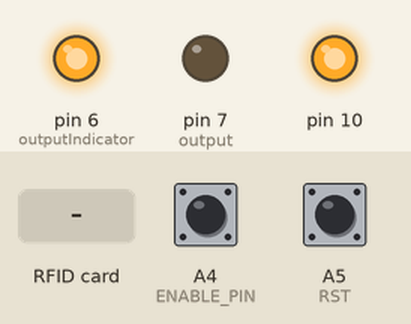
Recording of a sketch running on a simulated Arduino Uno, built with avr-gcc and run on an emulated ATmega328P. Shown: output pins drawn as LEDs (lit = HIGH). Inputs (shaded band) come from the test bench; at power-on: A4 (ENABLE_PIN) HIGH, A5 (RST) HIGH. EEPROM starts erased; what the sketch prints to the serial monitor is not drawn.

Above: at 1.2 s.
1.3 s: RFID card 5E 7A 19 C4 held to the reader
At 2.4 s:
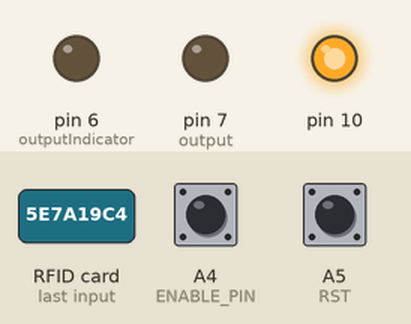
6.3 s: RFID card 5E 7A 19 C4 held to the reader
At 6.9 s:
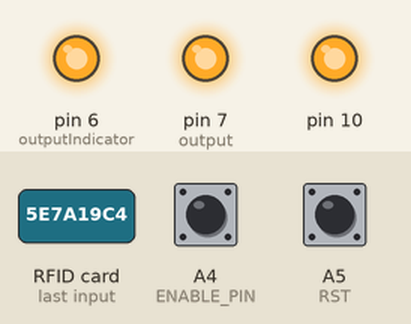
Timing chart, 0 to 9.3 s (numbered marks = the images above; inputs shaded):
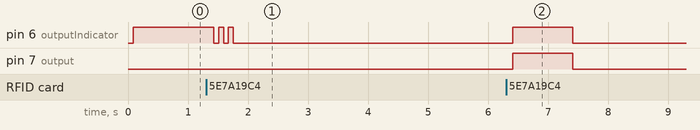

Measured:
- after the input at 1.3 s, pin 6 (outputIndicator): alternates HIGH for 0.08 s and LOW for 0.08 s, 5 changes in all, then stays LOW, starting after 0.13 s
- after the input at 6.3 s, pin 6 (outputIndicator), pin 7 (output): LOW → HIGH after 0.11 s, → LOW 1.0 s later

The sketch:

RFIDsingleCardModuleEnable.ino
```cpp
/**

   Typical pin layout used:
   -----------------------------------------------------------------------------------------
               MFRC522      Arduino       Arduino   Arduino    Arduino          Arduino
               Reader/PCD   Uno/101       Mega      Nano v3    Leonardo/Micro   Pro Micro
   Signal      Pin          Pin           Pin       Pin        Pin              Pin
   -----------------------------------------------------------------------------------------
   RST/Reset   RST          9                      D9
   SPI SS 1    SDA(SS)      ** custom, take a unused pin, only HIGH/LOW required *
   SPI SS 2    SDA(SS)      ** custom, take a unused pin, only HIGH/LOW required *
   SPI MOSI    MOSI         11 / ICSP-4   51        D11        ICSP-4           16
   SPI MISO    MISO         12 / ICSP-1   50        D12        ICSP-1           14
   SPI SCK     SCK          13 / ICSP-3   52        D13        ICSP-3           15

*/

// change SDA SCL pin to active pin
//

#include <EEPROM.h>

#include <Wire.h>
#include <SPI.h>
#include <MFRC522.h>

#define RST_PIN         9          // Configurable, see typical pin layout above

//each SS_x_PIN variable indicates the unique SS pin for another RFID reader
#define SS_PIN        2         // Configurable, take a unused pin, only HIGH/LOW required, must be diffrent to SS 2
#define MODE_SWITCH 4

#define MAX_NR_OF_CARDS  10
#define ENABLE_PIN A4
#define RST A5
#define output 7
#define outputIndicator 6
byte count = 0;

MFRC522 mfrc522(SS_PIN, RST_PIN);   // Create MFRC522 instance.

String savedKey = "cardstor";
boolean cardPresentState = false;
boolean settingMode = false;
String read_rfid;
String cardStored[MAX_NR_OF_CARDS];
String tempStored[MAX_NR_OF_CARDS];
int storedCount = 0;
int scanCount = 0;

int ledState = LOW;
boolean isBlinking = false;

const String masterCardIDs[] ={"8a677b89","95adf17","96a2e11","4973ea17","8949c18","899cec17","59c22b17","a9682b11","49e83c11","9c3e917"};

unsigned long previousMillis = 0;        // will store last time LED was updated
unsigned long previousMillisCard = 0;
// constants won't change:
const long interval = 500;
const long flashinterval = 80;
const long settingInterval = 3000;
/**d
   Initialize.
*/
void setup() {
  Serial.begin(9600); // Initialize serial communications with the PC
  while (!Serial);    // Do nothing if no serial port is opened (added for Arduinos based on ATMEGA32U4)

  pinMode(output, OUTPUT);
  pinMode(outputIndicator, OUTPUT);
  pinMode(ENABLE_PIN, INPUT_PULLUP);
  pinMode(MODE_SWITCH, INPUT_PULLUP);
  pinMode(RST, INPUT_PULLUP);
  digitalWrite(output, LOW);
  digitalWrite(outputIndicator, LOW);
  // autoSetAddr();


  readSavedInfoROM();


  SPI.begin();        // Init SPI bus
  mfrc522.PCD_Init();   // Initiate MFRC522
  mfrc522.PCD_DumpVersionToSerial();

}

bool enable;
/**
   Main loop.
*/
void loop() {
  Serial.println(digitalRead(RST));
  if(!digitalRead(RST)) {
    waitAction();
  }
  enable = digitalRead(ENABLE_PIN);
  if(!enable) Serial.println("device disable");
  if(enable){

//    Serial.print("Setting mode: ");
//    Serial.print(settingMode);
//    Serial.print("  storedCount:");
//    Serial.print(storedCount);
//    Serial.print("  cardStored 0: ");
//
//    Serial.print(cardStored[0]);
//    Serial.print(" card: ");
//    Serial.print(mfrc522.uid.size);
//    Serial.print(" card scanned id:");
//    Serial.print(read_rfid);
//    Serial.print(" scanned #:");
//    Serial.println(scanCount);


    if (settingMode && storedCount == 0) digitalWrite(outputIndicator, HIGH);
    if (!settingMode) digitalWrite(outputIndicator, LOW);


    if (settingMode) {
      // if (!isBlinking) blinkLED();
      if (((millis() - previousMillisCard) >= settingInterval) && (storedCount > 0)) {
        write_StringEE(MAX_NR_OF_CARDS, savedKey);
        EEPROM.write((MAX_NR_OF_CARDS + 1) * 8 + 1, storedCount);
        settingMode = false;
      }

      if (mfrc522.PICC_IsNewCardPresent() && mfrc522.PICC_ReadCardSerial()) {
        Serial.println("card sensed");


        cardPresentState = true;
        dump_byte_array(mfrc522.uid.uidByte, mfrc522.uid.size);
        Serial.println(isMaster(read_rfid));

        if (!isMaster(read_rfid)) {
          Serial.println("not master");

          if (!inArray(read_rfid, cardStored)) {
            cardStored[storedCount] = read_rfid;

            write_StringEE(storedCount, read_rfid);
            // EEPROM.write(storedCount, read_rfid);
            storedCount++;
            flashLED();
            previousMillisCard = millis();

          }
        }
      }
    }
    if (!settingMode) {
      // if (isBlinking) stopBlink();
      if (mfrc522.PICC_IsNewCardPresent() && mfrc522.PICC_ReadCardSerial()) {

        cardPresentState = true;
        dump_byte_array(mfrc522.uid.uidByte, mfrc522.uid.size);
        //mastercard scanned
        if (isMaster(read_rfid)) {
          storedCount = 0;
          scanCount = 0;
          for (int n = 0; n < MAX_NR_OF_CARDS; n++) {
            cardStored[n] = "";
          }
          read_rfid = "";
          for (int n = 0; n < EEPROM.length(); n++) {
            EEPROM.write(n, 0);
          }
          settingMode = true;
          // setup();
          digitalWrite(output, LOW);
          digitalWrite(outputIndicator, LOW);
        }

        // check pass condition
        if (!inArray(read_rfid, tempStored) && inArray(read_rfid, cardStored)) {
          tempStored[scanCount] = read_rfid;
          scanCount++;
        }

        //  else if (!mfrc522.PICC_ReadCardSerial()) {
        //   cardPresentState = false;
        //   waitAction();
        // }
      }
      if(scanCount == storedCount && storedCount != 0){
            if(isPassed()) passAction();
            else {
              scanCount = 0;
              for(int n = 0; n < storedCount; n++){
                tempStored[n] = "";
              }
            }
      }

      // Serial.println(cardPresentState);
      delay(100);

    }
  }
}

boolean isPassed() {
  for(int n = 0; n < storedCount; n++){
    if(tempStored[n] != cardStored[n]) return false;
  }
  return true;
}

void passAction() {
  digitalWrite(output, HIGH);
  digitalWrite(outputIndicator, HIGH);
  delay(1000);
  digitalWrite(output, LOW);
  digitalWrite(outputIndicator, LOW);
  scanCount = 0;
  for(int n = 0; n < storedCount; n++){
    tempStored[n] = "";
  }
}

void waitAction() {
  digitalWrite(output, LOW);
  digitalWrite(outputIndicator, LOW);
  isBlinking = false;

}

void stopBlink() {
  digitalWrite(outputIndicator, LOW);
}

void flashLED() {
  for (int n = 0; n < 3; n++) {
    digitalWrite(outputIndicator, HIGH);
    delay(flashinterval);
    digitalWrite(outputIndicator, LOW);
    delay(flashinterval);
  }
}

void blinkLED() {
  isBlinking = true;
  unsigned long currentMillis = millis();

  if (currentMillis - previousMillis >= interval) {
    // save the last time you blinked the LED
    previousMillis = currentMillis;

    // if the LED is off turn it on and vice-versa:
    if (ledState == LOW) {
      ledState = HIGH;
    } else {
      ledState = LOW;
    }

    // set the LED with the ledState of the variable:
    digitalWrite(outputIndicator, ledState);
  }


}

boolean array_cmp(String *a, String *b, int len_a, int len_b) {
  int n;

  //if their lengths are different, return false
  if (len_a != len_b) return false;

  //test each element to be the same. if not, return false
  for (n = 0; n < len_a; n++) if (a[n] != b[n]) return false;

  //ok, if we have not returned yet, they are equal :)
  return true;
}

boolean inArray(String id, String * array) {
  for (int n = 0; n < storedCount; n++) {

    if (array[n] == id) {
      return true;
    }
  }
  return false;
}

void dump_byte_array(byte * buffer, byte bufferSize) {
  read_rfid = "";
  for (byte i = 0; i < bufferSize; i++) {
    read_rfid = read_rfid  + String(buffer[i], HEX);
  }
}

void requestEvent() {
  Wire.write(cardPresentState); // respond with message of 6 bytes
  // as expected by master
}

// void autoSetAddr() {
//   Serial.println ();
//   Serial.println ("I2C scanner. Scanning ...");
//   int myAddr = 1;
//   int maxAddr = 0;
//   Wire.begin();
//   for (byte i = 1; i < 30; i++)
//   {
//     Wire.beginTransmission (i);
//     if (Wire.endTransmission () == 0)
//     {
//       Serial.print ("Found address: ");
//       Serial.print (i, DEC);
//       Serial.print (" (0x");
//       Serial.print (i, HEX);
//       Serial.println (")");
//       count++;
//       if (i > maxAddr) maxAddr = i;
//     }// end of good response
//     delay (5);  // give devices time to recover
//   }
//   myAddr = maxAddr + 1;
//   // end of for loop
//   Serial.println ("Done.");
//   Serial.print ("Found ");
//   Serial.print (count, DEC);
//   Serial.println (" device(s).");
//
//
//   Serial.print ("my Addr is ");
//   Serial.println (myAddr);
//
//   Wire.begin(myAddr);                // join i2c bus with address #8
//   // Wire.onReceive(receiveEvent); // register event
//   Wire.onRequest(requestEvent); // register event
//
//
// }

void readSavedInfoROM() {
  // int cnt = 0;
  Serial.println("start reading rom");
  Serial.print("card saved?");
  Serial.println(read_StringEE(MAX_NR_OF_CARDS, 8));
  // card is saved in ROM
  if (read_StringEE(MAX_NR_OF_CARDS, 8) == savedKey) {
    settingMode = false;
    storedCount = EEPROM.read((MAX_NR_OF_CARDS + 1) * 8 + 1);
    Serial.print("cardCount from ROM: ");
    Serial.println(storedCount);

    Serial.print("cards saved: ");
    for (int n = 0; n < MAX_NR_OF_CARDS; n++) {
      cardStored[n] = read_StringEE(n, 8);//Read String starting a address 0 with given lenth of String
      Serial.println(cardStored[n]);
    }
  } else { //  card is not saved in ROM
    settingMode = true;
  }
}


bool write_StringEE(int Addr, String input)
{
  char cbuff[input.length() + 1]; //Finds length of string to make a buffer
  input.toCharArray(cbuff, input.length() + 1); //Converts String into character array
  return eeprom_write_string(Addr*8, cbuff); //Saves String
}

String read_StringEE(int Addr, int length)
{

  char cbuff[length + 1];
  boolean didget = eeprom_read_string(Addr * 8, cbuff, length + 1);

  String stemp(cbuff);
  if (didget) {
    Serial.print("got 1 from rom ");
    Serial.print(Addr);
    Serial.print("   ");
    Serial.println(stemp);
  }

  return stemp;

}
/*
  Test code for writing a String to the EEPROM and then reading it Back
  Written by Mario Avenoso, M-tech Creations
  4/10/16
*/

//http://ediy.com.my/index.php/tutorials/item/68-arduino-reading-and-writing-string-to-eeprom

const int EEPROM_MIN_ADDR = 0;
const int EEPROM_MAX_ADDR = 511;

// Returns true if the address is between the
// minimum and maximum allowed values, false otherwise.
//
// This function is used by the other, higher-level functions
// to prevent bugs and runtime errors due to invalid addresses.
boolean eeprom_is_addr_ok(int addr) {
  return ((addr >= EEPROM_MIN_ADDR) && (addr <= EEPROM_MAX_ADDR));
}


// Writes a sequence of bytes to eeprom starting at the specified address.
// Returns true if the whole array is successfully written.
// Returns false if the start or end addresses aren't between
// the minimum and maximum allowed values.
// When returning false, nothing gets written to eeprom.
boolean eeprom_write_bytes(int startAddr, const byte * array, int numBytes) {
  // counter
  int i;

  // both first byte and last byte addresses must fall within
  // the allowed range
  if (!eeprom_is_addr_ok(startAddr) || !eeprom_is_addr_ok(startAddr + numBytes)) {
    return false;
  }

  for (i = 0; i < numBytes; i++) {
    EEPROM.write(startAddr + i, array[i]);
  }

  return true;
}


// Writes a string starting at the specified address.
// Returns true if the whole string is successfully written.
// Returns false if the address of one or more bytes fall outside the allowed range.
// If false is returned, nothing gets written to the eeprom.
boolean eeprom_write_string(int addr, const char* string) {

  int numBytes; // actual number of bytes to be written

  //write the string contents plus the string terminator byte (0x00)
  numBytes = strlen(string) + 1;

  return eeprom_write_bytes(addr, (const byte*)string, numBytes);
}


// Reads a string starting from the specified address.
// Returns true if at least one byte (even only the string terminator one) is read.
// Returns false if the start address falls outside the allowed range or declare buffer size is zero.
//
// The reading might stop for several reasons:
// - no more space in the provided buffer
// - last eeprom address reached
// - string terminator byte (0x00) encountered.
boolean eeprom_read_string(int addr, char* buffer, int bufSize) {
  byte ch; // byte read from eeprom
  int bytesRead; // number of bytes read so far

  if (!eeprom_is_addr_ok(addr)) { // check start address
    return false;
  }

  if (bufSize == 0) { // how can we store bytes in an empty buffer ?
    return false;
  }

  // is there is room for the string terminator only, no reason to go further
  if (bufSize == 1) {
    buffer[0] = 0;
    return true;
  }

  bytesRead = 0; // initialize byte counter
  ch = EEPROM.read(addr + bytesRead); // read next byte from eeprom
  buffer[bytesRead] = ch; // store it into the user buffer
  bytesRead++; // increment byte counter

  // stop conditions:
  // - the character just read is the string terminator one (0x00)
  // - we have filled the user buffer
  // - we have reached the last eeprom address
  while ( (ch != 0x00) && (bytesRead < bufSize) && ((addr + bytesRead) <= EEPROM_MAX_ADDR) ) {
    // if no stop condition is met, read the next byte from eeprom
    ch = EEPROM.read(addr + bytesRead);
    buffer[bytesRead] = ch; // store it into the user buffer
    bytesRead++; // increment byte counter
  }

  // make sure the user buffer has a string terminator, (0x00) as its last byte
  if ((ch != 0x00) && (bytesRead >= 1)) {
    buffer[bytesRead - 1] = 0;
  }

  return true;
}

bool isMaster(String s){
  for (int i = 0; i < 10; i++) {
    if(s == masterCardIDs[i]) {
      Serial.println(s + "  " + masterCardIDs[i] + " " + "at index"+i);
      Serial.println(sizeof(masterCardIDs));
      return true;
    }
  }
  return false;
}
```
